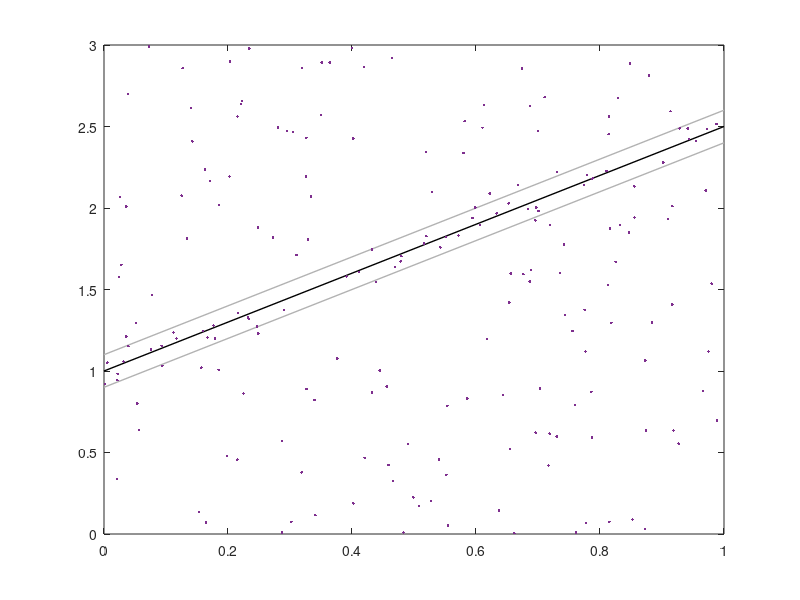

This figure's MATLAB source: (Note: this script raises an error after producing the figure.)
function au_ransac_demo

%  au_RANSAC_DEMO  Example of use of au_ransac

% awf, aug06

N=200;
NoiseSigma = 0.05;
x = rand(N,1);
y = 1.5 * x + 1  + randn(N,1) * NoiseSigma;;
THRESH = 2*NoiseSigma;

ind = find(rand(N,1) < 0.8);
y(ind) = rand(size(ind)) * 3;

clf
hold off
plot([0 1], [1 2.5], 'color', [0 0 0], 'linewidth', 1);
hold on
plot([0 1], [1 2.5]-THRESH, 'color', [1 1 1]*.7, 'linewidth', 1);
plot([0 1], [1 2.5]+THRESH, 'color', [1 1 1]*.7, 'linewidth', 1);
plot(x,y,'.')
axis([0 1 0 3]);

polyorder = 3;

% Function to return parameters given data indices
f_fit = @(indices) ...
  polyfit(x(indices), y(indices), polyorder);

% Function to compute residuals for given data indices and params
f_compute_residuals = @(params,indices) ...
  abs(polyval(params, x(indices)) - y(indices)) > THRESH;

% Verbose output function
xrange = linspace(0,1,100);
draw_handle_1 = plot([0 1], [nan nan], 'r');
draw_handle_2 = plot(nan, nan, 'ro');
f_out = @(tag, indices, params) ...
  [setxy(draw_handle_1, xrange, polyval(params, xrange))
   setxy(draw_handle_2, x(indices), y(indices))];

opts = au_ransac('opts');
opts.NDATA = N;
opts.NSAMPLES = polyorder + 1;
opts.fit = f_fit;
opts.compute_residuals = f_compute_residuals;
opts.output = f_out;
params = au_ransac(opts);
disp(params);

function h = setxy(h, x, y)
set(h, 'xdata', x, 'ydata', y);
drawnow

